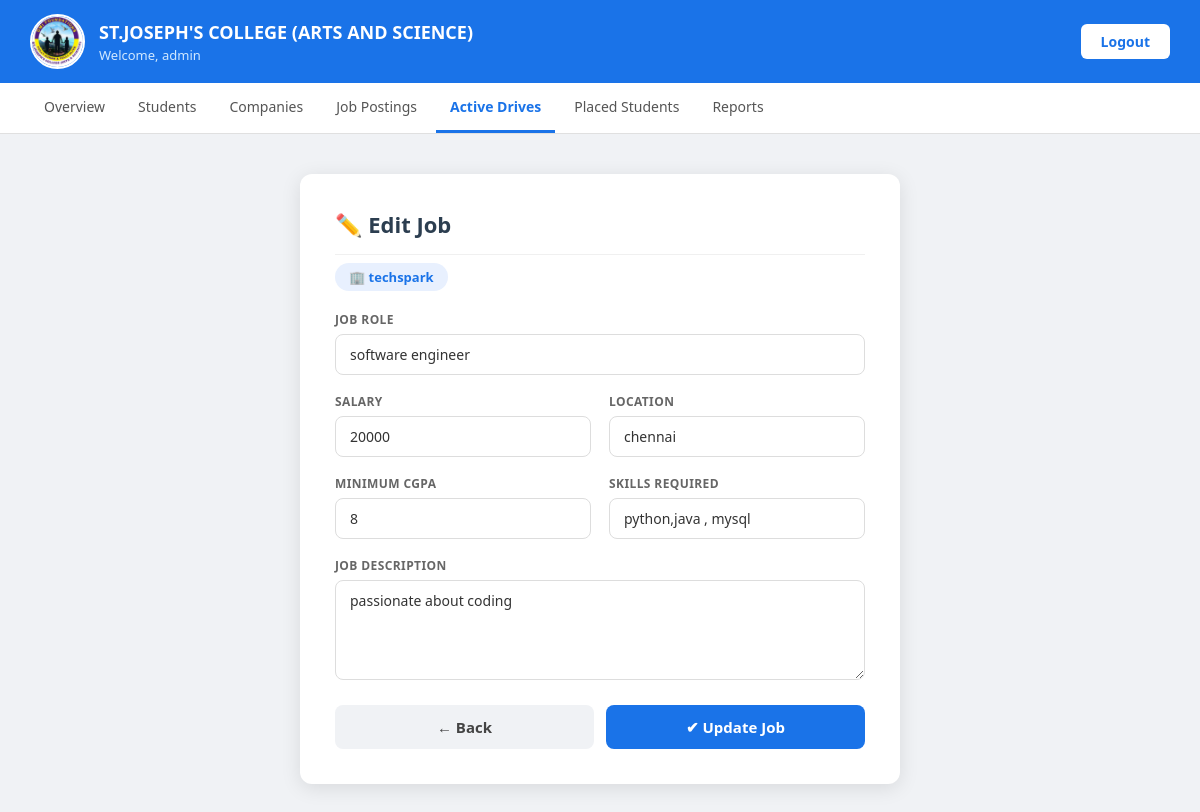
/placement/edit_job.php?id=6 (signed in), run on the app's committed database.
### tables this page shows
CREATE TABLE `jobs` (
  `id` int(11) NOT NULL,
  `company_id` int(11) DEFAULT NULL,
  `job_role` varchar(100) DEFAULT NULL,
  `salary` varchar(50) DEFAULT NULL,
  `description` text DEFAULT NULL,
  `skills` text DEFAULT NULL,
  `location` varchar(100) NOT NULL,
  `cgpa` float DEFAULT NULL
);

CREATE TABLE `companies` (
  `id` int(11) NOT NULL,
  `name` varchar(100) DEFAULT NULL,
  `location` varchar(100) DEFAULT NULL,
  `package` varchar(50) DEFAULT NULL,
  `email` varchar(100) DEFAULT NULL,
  `industry` varchar(100) DEFAULT NULL,
  `password` int(255) NOT NULL,
  `phone` varchar(15) DEFAULT NULL
);

### placement/edit_job.php (the view, shortened to what this page needs)
<?php
include("database.php");
$id     = $_GET['id'];
$result = mysqli_query($conn, "SELECT jobs.*, companies.name AS company_name
                                FROM jobs
                                JOIN companies ON jobs.company_id = companies.id
                                WHERE jobs.id=$id");
$row    = mysqli_fetch_assoc($result);
?>
<!DOCTYPE html>
<html>
<head>
</head>
<body>
<div class="topbar">
    <div class="left">
        <img src="logo.png" class="logo">
        <div>
            <h2>ST.JOSEPH'S COLLEGE (ARTS AND SCIENCE)</h2>
            <p>Welcome, <?php echo $_SESSION['admin']; ?></p>
        </div>
    </div>
    <a href="logout.php" class="logout">Logout</a>
</div>
<div class="menu">
    <a href="admin_dashboard.php">Overview</a>
    <a href="view_student.php">Students</a>
    <a href="view_company.php">Companies</a>
    <a href="job_postings.php">Job Postings</a>
    <a href="active_drives.php" class="active">Active Drives</a>
    <a href="placed_students.php">Placed Students</a>
    <a href="report.php">Reports</a>
</div>
<div class="page-content">
    <div class="form-card">
        <h2>✏️ Edit Job</h2>
        <span class="company-tag">
            🏢 <?php echo $row['company_name']; ?>
        </span>
        <form method="POST">
            <div class="form-grid">
                <div class="form-group full">
                    <label>Job Role</label>
                    <input type="text" name="job_role"
                           value="<?php echo $row['job_role']; ?>" required>
                </div>
                <div class="form-group">
                    <label>Salary</label>
                    <input type="text" name="salary"
                           value="<?php echo $row['salary']; ?>" required>
                </div>
                <div class="form-group">
                    <label>Location</label>
                    <input type="text" name="location"
                           value="<?php echo $row['location']; ?>" required>
                </div>
                <div class="form-group">
                    <label>Minimum CGPA</label>
                    <input type="text" name="cgpa"
                           value="<?php echo $row['cgpa']; ?>" required>
                </div>
                <div class="form-group">
                    <label>Skills Required</label>
                    <input type="text" name="skills"
                           value="<?php echo $row['skills']; ?>">
                </div>
                <div class="form-group full">
                    <label>Job Description</label>
                    <textarea name="description" required>
<?php echo $row['description']; ?></textarea>
                </div>
            </div>
            <div class="btn-row">
                <a href="active_drives.php" class="btn-back">← Back</a>
                <button type="submit" name="update" class="btn-submit">
                    ✔ Update Job
                </button>
            </div>
        </form>
    </div>
</div>
</body>
</html>

### placement/edit_job.php (style rules this page uses)
* { margin: 0; padding: 0; box-sizing: border-box; font-family: 'Segoe UI', sans-serif; }
body { background: #f0f2f5; min-height: 100vh; }
.topbar { background: #1a73e8; padding: 14px 30px; display: flex; justify-content: space-between; align-items: center; }
.topbar .left { display: flex; align-items: center; gap: 14px; }
.topbar .logo { width: 55px; height: 55px; border-radius: 50%; border: 2px solid white; object-fit: cover; }
.topbar .left h2 { color: white; font-size: 18px; font-weight: 700; }
.topbar .left p { color: #d0e8ff; font-size: 13px; margin-top: 2px; }
.logout { background: white; color: #1a73e8; padding: 8px 20px; border-radius: 6px; text-decoration: none; font-weight: 700; font-size: 14px; }
.menu { background: white; border-bottom: 1px solid #e0e0e0; padding: 0 30px; display: flex; gap: 5px; }
.menu a { text-decoration: none; color: #555; font-size: 14px; font-weight: 500; padding: 14px 14px; border-bottom: 3px solid transparent; transition: all 0.2s; display: inline-block; }
.menu a.active { color: #1a73e8; border-bottom: 3px solid #1a73e8; font-weight: 600; }
.page-content { display: flex; justify-content: center; padding: 40px 20px; }
.form-card { background: white; width: 100%; max-width: 600px; padding: 35px; border-radius: 12px; box-shadow: 0 4px 20px rgba(0,0,0,0.1); }
.form-card h2 { font-size: 22px; color: #2c3e50; margin-bottom: 8px; padding-bottom: 15px; border-bottom: 1px solid #f0f0f0; }
.company-tag { display: inline-block; background: #e8f0fe; color: #1a73e8; padding: 5px 14px; border-radius: 20px; font-size: 13px; font-weight: 600; margin-bottom: 20px; }
.form-grid { display: grid; grid-template-columns: 1fr 1fr; gap: 18px; }
.full { grid-column: span 2; }
.form-group { display: flex; flex-direction: column; }
.form-group label { font-size: 12px; font-weight: 600; color: #666; margin-bottom: 6px; text-transform: uppercase; letter-spacing: 0.4px; }
.form-group input, .form-group textarea { padding: 10px 14px; border: 1px solid #ddd; border-radius: 8px; font-size: 14px; color: #333; outline: none; transition: border 0.3s; }
.form-group textarea { resize: vertical; height: 100px; }
.btn-row { display: flex; gap: 12px; margin-top: 25px; }
.btn-submit { flex: 1; padding: 12px; background: #1a73e8; color: white; border: none; border-radius: 8px; font-size: 15px; font-weight: 600; cursor: pointer; transition: background 0.3s; }
.btn-back { flex: 1; padding: 12px; background: #f0f2f5; color: #444; border: none; border-radius: 8px; font-size: 15px; font-weight: 600; text-decoration: none; text-align: center; display: flex; align-items: center; justify-content: center; transition: background 0.3s; }

### data on the page
jobs: company.name "techspark", job_role "software engineer", salary "20000", location "chennai", cgpa "8", skills "python,java , mysql", description "passionate about coding"

### other printed values
$_SESSION['admin'] "admin"
